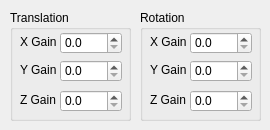
        <widget class="QWidget" name="BCIPosition">
         <attribute name="title">
          <string>Position</string>
         </attribute>
         <widget class="QGroupBox" name="BCIPositionRotationGroup">
          <property name="geometry">
           <rect>
            <x>140</x>
            <y>10</y>
            <width>121</width>
            <height>111</height>
           </rect>
          </property>
          <property name="title">
           <string>Rotation</string>
          </property>
          <widget class="QLabel" name="BCIPositionRotationXGainLabel">
           <property name="geometry">
            <rect>
             <x>10</x>
             <y>24</y>
             <width>41</width>
             <height>16</height>
            </rect>
           </property>
           <property name="text">
            <string>X Gain</string>
           </property>
          </widget>
          <widget class="QDoubleSpinBox" name="BCIPositionRotationZGain">
           <property name="geometry">
            <rect>
             <x>50</x>
             <y>80</y>
             <width>62</width>
             <height>22</height>
            </rect>
           </property>
           <property name="decimals">
            <number>1</number>
           </property>
          </widget>
          <widget class="QLabel" name="BCIPositionRoationZGainLabel">
           <property name="geometry">
            <rect>
             <x>10</x>
             <y>82</y>
             <width>41</width>
             <height>16</height>
            </rect>
           </property>
           <property name="text">
            <string>Z Gain</string>
           </property>
          </widget>
          <widget class="QDoubleSpinBox" name="BCIPositionRotationXGain">
           <property name="geometry">
            <rect>
             <x>50</x>
             <y>22</y>
             <width>62</width>
             <height>22</height>
            </rect>
           </property>
           <property name="decimals">
            <number>1</number>
           </property>
          </widget>
          <widget class="QLabel" name="BCIPositionRotationYGainLabel">
           <property name="geometry">
            <rect>
             <x>10</x>
             <y>52</y>
             <width>41</width>
             <height>16</height>
            </rect>
           </property>
           <property name="text">
            <string>Y Gain</string>
           </property>
          </widget>
          <widget class="QDoubleSpinBox" name="BCIPositionRotationYGain">
           <property name="geometry">
            <rect>
             <x>50</x>
             <y>50</y>
             <width>62</width>
             <height>22</height>
            </rect>
           </property>
           <property name="decimals">
            <number>1</number>
           </property>
          </widget>
         </widget>
         <widget class="QGroupBox" name="BCIPositionTranslationGroup">
          <property name="geometry">
           <rect>
            <x>10</x>
            <y>10</y>
            <width>121</width>
            <height>111</height>
           </rect>
          </property>
          <property name="title">
           <string>Translation</string>
          </property>
          <widget class="QLabel" name="BCIPositionTranslationXGainLabel">
           <property name="geometry">
            <rect>
             <x>10</x>
             <y>24</y>
             <width>41</width>
             <height>16</height>
            </rect>
           </property>
           <property name="text">
            <string>X Gain</string>
           </property>
          </widget>
          <widget class="QDoubleSpinBox" name="BCIPositionTranslationZGain">
           <property name="geometry">
            <rect>
             <x>50</x>
             <y>80</y>
             <width>62</width>
             <height>22</height>
            </rect>
           </property>
           <property name="decimals">
            <number>1</number>
           </property>
          </widget>
          <widget class="QLabel" name="BCIPositionTranslationZGainLabel">
           <property name="geometry">
            <rect>
             <x>10</x>
             <y>82</y>
             <width>41</width>
             <height>16</height>
            </rect>
           </property>
           <property name="text">
            <string>Z Gain</string>
           </property>
          </widget>
          <widget class="QDoubleSpinBox" name="BCIPositionTranslationXGain">
           <property name="geometry">
            <rect>
             <x>50</x>
             <y>22</y>
             <width>62</width>
             <height>22</height>
            </rect>
           </property>
           <property name="decimals">
            <number>1</number>
           </property>
          </widget>
          <widget class="QLabel" name="BCIPositionTranslationYGainLabel">
           <property name="geometry">
            <rect>
             <x>10</x>
             <y>52</y>
             <width>41</width>
             <height>16</height>
            </rect>
           </property>
           <property name="text">
            <string>Y Gain</string>
           </property>
          </widget>
          <widget class="QDoubleSpinBox" name="BCIPositionTranslationYGain">
           <property name="geometry">
            <rect>
             <x>50</x>
             <y>50</y>
             <width>62</width>
             <height>22</height>
            </rect>
           </property>
           <property name="decimals">
            <number>1</number>
           </property>
          </widget>
         </widget>
        </widget>
